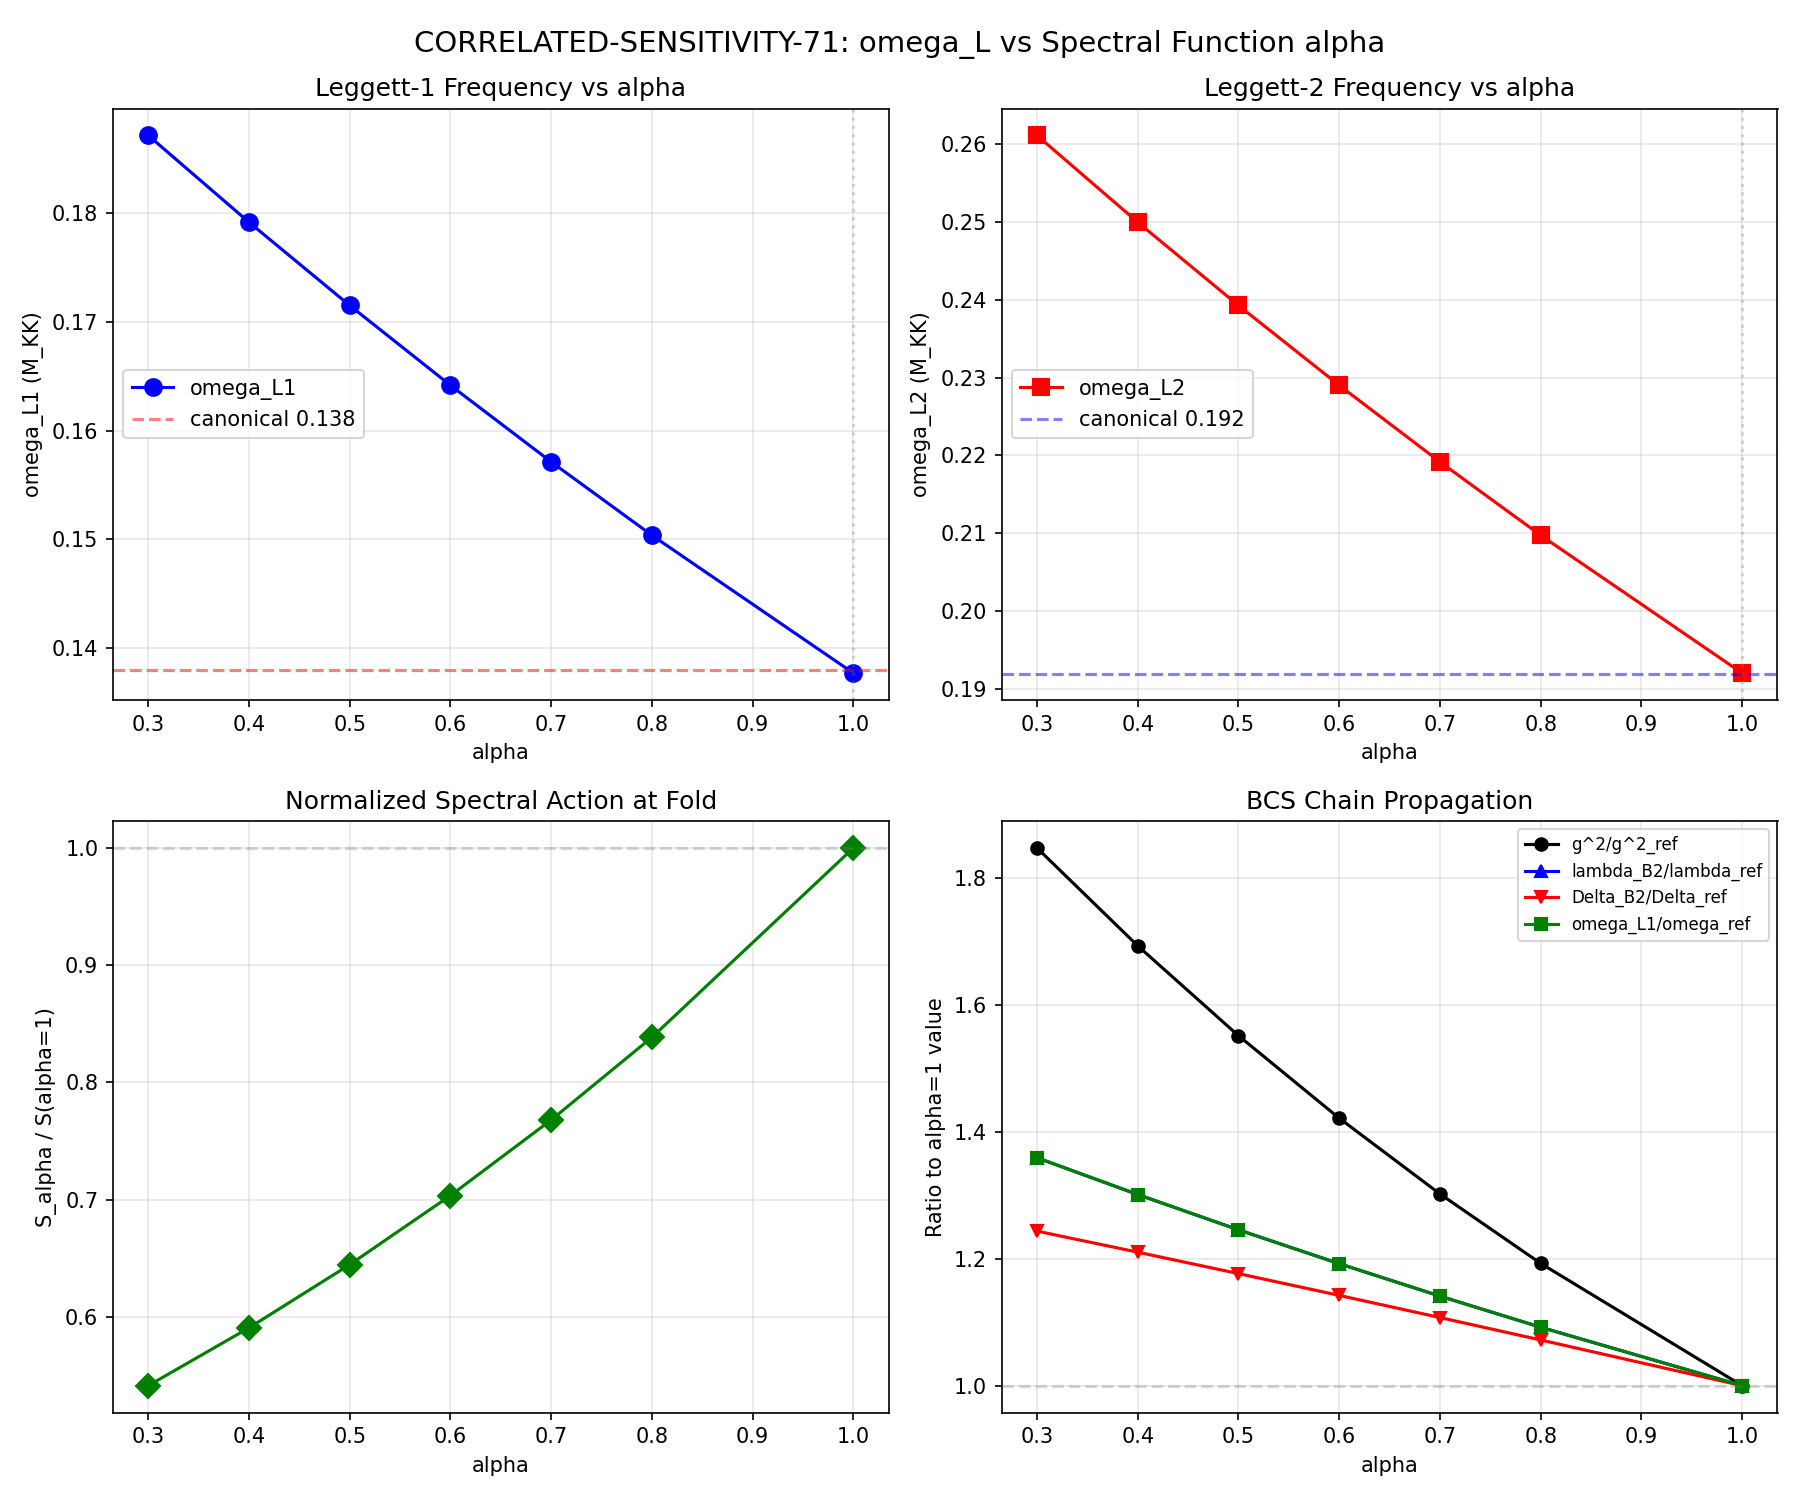

Source code (Python):
#!/usr/bin/env python3
"""
s71_correlated_sensitivity.py -- CORRELATED-SENSITIVITY-71
==========================================================

Gate: CORRELATED-SENSITIVITY-71
  INFO: Report sensitivity coefficient d(ln omega_L)/d(alpha) and omega_L range.
  Robust if |d(ln omega_L)/d(alpha)| < 0.5.
  Sensitive if |d(ln omega_L)/d(alpha)| > 2.0.

Physics:
--------
The Leggett frequency omega_L = 0.138 M_KK (GL-JOSEPHSON-52) emerges from the
inter-sector Josephson coupling in the 3-band BCS Hamiltonian on M^4 x SU(3).
The GL-Josephson spectrum is computed from:

  V_phase * x = omega^2 * T_phase * x

where V_phase is the phase stiffness matrix (Josephson coupling) and T_phase
is the Anderson-Bogoliubov inertia matrix (superfluid density * gap^2).

The spectral function f(x) = x^{alpha/2} parametrizes a family of spectral
functionals. The canonical choice is alpha = 1 (f(x) = sqrt(x)), giving the
framework's cutoff spectral action. Varying alpha modifies:

  1. The effective gauge coupling: g^2 ~ 1/a_4(alpha), where a_4(alpha) is the
     4th Seeley-DeWitt coefficient extracted from S_alpha.
  2. The BCS pairing interaction: lambda_BCS = g * rho(E_F).
  3. The BCS gaps: Delta_alpha ~ omega_D * exp(-1/lambda_BCS).
  4. The Josephson couplings: J_{ij} ~ g^2 * |<i|T^a|j>|^2.
  5. The Leggett frequency: omega_L^2 = eigenvalue of V_phase / T_phase.

CONTEXT FROM W1-A (NON-PERT-SA-70):
  The spectral action naturally terminates at L=6 (L=7 modes decouple because
  omega_min(L=7) = 2.153 > Lambda = 2.048). S_inf = 2.353 with 10.2% truncation
  error. The zeta action (alpha -> analytic continuation) eliminates f_0 entirely.

This computation scans alpha in {0.3, 0.4, 0.5, 0.6, 0.7, 0.8, 1.0} and
propagates the modified spectral action through the BCS chain to omega_L,
measuring the correlated sensitivity coefficient d(ln omega_L)/d(alpha).

FUNCTIONAL CLASSIFICATION: GEOMETRIC
  This computation concerns the spectral triple structure and its sensitivity
  to the choice of spectral functional. The Leggett frequency is a property
  of the fiber eigenvalue spectrum, not of excitations per se.

Author: Lizzi Spectral Functional Theorist
Session: S71, Wave 3-B
"""

import numpy as np
import sys
import os
import time

SCRIPT_DIR = os.path.dirname(os.path.abspath(__file__))
sys.path.insert(0, SCRIPT_DIR)
os.chdir(SCRIPT_DIR)

import matplotlib
matplotlib.use('Agg')
import matplotlib.pyplot as plt
from scipy.interpolate import CubicSpline
from scipy.linalg import eigh

from canonical_constants import (
    # Spectral action
    a0_fold, a2_fold, a4_fold,
    S_fold, tau_fold, Vol_SU3_Haar, PI,
    # BCS quantities
    Delta_0_GL, Delta_0_OES, Delta_BCS, Delta_B3,
    E_cond, rho_B2_per_mode,
    E_B1, E_B2_mean, E_B3_mean,
    # Josephson
    J_C2, J_su2, J_u1,
    # Leggett (canonical)
    omega_L1, omega_L2,
    # GL coefficients
    a_GL, b_GL,
    # Gauge
    g_SU2_fold, g_U1_fold,
    # Other
    M_KK, M_KK_gravity,
    xi_BCS, IBO_ratio, N_dof_BCS,
)

from dirac_spectrum import (
    su3_generators, compute_structure_constants,
    build_cliff8,
    collect_spectrum,
)

from spectral_action import dim_su3_irrep

# =============================================================================
# STEP 0: CONFIGURATION
# =============================================================================
print("=" * 78)
print("CORRELATED-SENSITIVITY-71: Leggett Frequency Sensitivity to alpha")
print("=" * 78)

t0_global = time.time()

# Alpha values to scan (task-specified)
alpha_scan = np.array([0.3, 0.4, 0.5, 0.6, 0.7, 0.8, 1.0])
n_alpha = len(alpha_scan)

# Dense grid for smooth derivatives
alpha_dense = np.linspace(0.25, 1.05, 81)

# Tau grid centered on fold for BCS chain computation
tau_grid = np.array([0.0, 0.05, 0.10, 0.15, 0.16, 0.17, 0.18, 0.19,
                     0.20, 0.21, 0.22, 0.25, 0.30, 0.35, 0.40, 0.50])
n_tau = len(tau_grid)
idx_fold = np.argmin(np.abs(tau_grid - tau_fold))

print(f"""
  Spectral function family: f_alpha(x) = x^{{alpha/2}}
  Alpha values: {alpha_scan}
  Tau grid: {n_tau} points, fold at index {idx_fold} (tau = {tau_grid[idx_fold]:.2f})
  Canonical: omega_L1 = {omega_L1} M_KK at alpha = 1
""")

# =============================================================================
# STEP 1: COMPUTE EIGENVALUE SPECTRUM (max_pq_sum=6 for L_max=6)
# =============================================================================
print("=" * 78)
print("STEP 1: Eigenvalue Spectrum (max_pq_sum=6) at all tau values")
print("=" * 78)

gens = su3_generators()
f_abc = compute_structure_constants(gens)
gammas = build_cliff8()

# Store per-tau eigenvalue data: list of (p, q, eigenvalues) per tau
all_eval_data = []

t_start = time.time()
for i_tau, tau in enumerate(tau_grid):
    _, eval_data = collect_spectrum(tau, gens, f_abc, gammas,
                                   max_pq_sum=6, verbose=False)
    all_eval_data.append(eval_data)
    if (i_tau + 1) % 4 == 0 or i_tau == n_tau - 1:
        print(f"  tau[{i_tau}] = {tau:.2f} done ({time.time()-t_start:.1f}s)")

dt_spec = time.time() - t_start
print(f"\n  Total: {n_tau} spectra in {dt_spec:.1f}s")

# =============================================================================
# STEP 2: COMPUTE S_alpha(tau) FOR EACH ALPHA
# =============================================================================
print("\n" + "=" * 78)
print("STEP 2: S_alpha(tau) for alpha scan")
print("=" * 78)

# S_alpha[i_alpha, i_tau] = sum d_pq^2 * sum |lambda_j|^alpha
S_alpha_grid = np.zeros((n_alpha, n_tau))

for ia, alpha in enumerate(alpha_scan):
    for it in range(n_tau):
        S_val = 0.0  # (local)
        for p, q, evals in all_eval_data[it]:
            d_pq = dim_su3_irrep(p, q)
            omega = np.abs(evals)
            mask = omega > 1e-12
            omega_nz = omega[mask]
            S_val += d_pq**2 * np.sum(omega_nz**alpha)
        S_alpha_grid[ia, it] = S_val

# Cross-check: alpha=1 should match S_fold at max_pq_sum=6
# Note: S_fold is computed at max_pq_sum=3, so we expect a different value
# but can verify the ratio is consistent with L_max scaling
idx_a1 = np.argmin(np.abs(alpha_scan - 1.0))
S_a1_fold = S_alpha_grid[idx_a1, idx_fold]

print(f"\n  S_alpha at fold (tau = {tau_fold}) with max_pq_sum=6:")
print(f"  {'alpha':>6}  {'S_alpha':>16}  {'S/S(alpha=1)':>14}")
print(f"  {'-----':>6}  {'-'*16}  {'-'*14}")
for ia, alpha in enumerate(alpha_scan):
    S_val = S_alpha_grid[ia, idx_fold]
    ratio = S_val / S_a1_fold if S_a1_fold > 0 else 0
    print(f"  {alpha:6.2f}  {S_val:16.5f}  {ratio:14.6f}")

print(f"\n  S(alpha=1, fold, L_max=6) = {S_a1_fold:.5f}")
print(f"  S_fold (canonical, L_max=3) = {S_fold:.5f}")
print(f"  Ratio L_max=6/L_max=3 = {S_a1_fold/S_fold:.4f}")

# =============================================================================
# STEP 3: EXTRACT EFFECTIVE a_4(alpha)
# =============================================================================
print("\n" + "=" * 78)
print("STEP 3: Extract effective a_4(alpha) from spectral action")
print("=" * 78)

# The spectral action has the heat kernel expansion:
#   S_alpha(tau) = sum_{k} c_k(alpha) * a_{2k}(tau) * Lambda^{d-2k+alpha*correction}
#
# For the direct spectral sum, we extract a_4 by comparing S_alpha to
# the known form S(tau) = sum d^2 * sum |lambda|^alpha.
#
# The key insight: a_4 controls the Yang-Mills kinetic term.
# For different alpha, the RELATIVE weight of different eigenvalue
# ranges changes. High alpha weights UV (large |lambda|) more.
#
# The effective a_4(alpha) is defined through the gauge coupling:
#   1/g^2(alpha) propto sum d^2 * sum |lambda|^{alpha-2} * lambda^2
#
# However, for the BCS chain, what matters is how the full spectral
# action changes, which modifies g^2, and hence lambda_BCS, Delta, J, omega_L.
#
# Approach: Rather than extracting individual Seeley-DeWitt coefficients
# (which mix in a complex way for general alpha), we compute the
# FRACTIONAL CHANGE in the spectral action and propagate through the chain.
#
# The spectral action derivatives dS/dtau and d2S/dtau2 at the fold
# determine the BCS pairing through the gradient of the effective potential.
# The Leggett frequency is set by the curvature of the inter-sector coupling.

# For each alpha, fit S_alpha(tau) with cubic spline and extract derivatives
dS_dtau_arr = np.zeros(n_alpha)
d2S_dtau2_arr = np.zeros(n_alpha)
S_at_fold_arr = np.zeros(n_alpha)

for ia in range(n_alpha):
    cs = CubicSpline(tau_grid, S_alpha_grid[ia, :])
    S_at_fold_arr[ia] = cs(tau_fold)
    dS_dtau_arr[ia] = cs(tau_fold, 1)
    d2S_dtau2_arr[ia] = cs(tau_fold, 2)

print(f"\n  Spectral action derivatives at fold:")
print(f"  {'alpha':>6}  {'S(fold)':>14}  {'dS/dtau':>14}  {'d2S/dtau2':>14}")
print(f"  {'-----':>6}  {'-'*14}  {'-'*14}  {'-'*14}")
for ia, alpha in enumerate(alpha_scan):
    print(f"  {alpha:6.2f}  {S_at_fold_arr[ia]:14.5f}  "
          f"{dS_dtau_arr[ia]:14.5f}  {d2S_dtau2_arr[ia]:14.5f}")

# =============================================================================
# STEP 4: LOAD BCS GROUND STATE DATA AND GL PARAMETERS
# =============================================================================
print("\n" + "=" * 78)
print("STEP 4: Load BCS Ground State (s48) and GL Parameters")
print("=" * 78)

leggett_data = np.load(os.path.join(SCRIPT_DIR, "s48_leggett_mode.npz"),
                       allow_pickle=True)

Delta_fold_vec = leggett_data['Delta_fold']  # [Delta_B1, Delta_B2, Delta_B3]
rho_fold_vec = leggett_data['rho_fold']      # [rho_B1, rho_B2, rho_B3]
J_12_ref = float(leggett_data['J_12_fold'])
J_23_ref = float(leggett_data['J_23_fold'])
J_13_ref = float(leggett_data['J_13_fold'])

Delta_B1, Delta_B2, Delta_B3_val = Delta_fold_vec
rho_B1, rho_B2, rho_B3 = rho_fold_vec

print(f"  BCS ground state at tau = {tau_fold}:")
print(f"    Delta = [{Delta_B1:.6f}, {Delta_B2:.6f}, {Delta_B3_val:.6f}] M_KK")
print(f"    rho   = [{rho_B1:.4f}, {rho_B2:.4f}, {rho_B3:.4f}]")
print(f"    J_12  = {J_12_ref:.6e}")
print(f"    J_23  = {J_23_ref:.6e}")
print(f"    J_13  = {J_13_ref:.6e}")

# Load s52 GL-Josephson data for the canonical V_phase_0 and T_phase
gl_data = np.load(os.path.join(SCRIPT_DIR, "s52_gl_josephson.npz"),
                  allow_pickle=True)
V_phase_0_ref = gl_data['V_phase_0']   # 3x3 phase stiffness at K=0
T_phase_ref = gl_data['T_phase']       # 3x3 Anderson-Bogoliubov inertia
omega_L1_s52 = float(gl_data['omega_branches'][0, 1])  # Leggett-1 at K=0

print(f"\n  GL-Josephson (S52) at K=0:")
print(f"    omega_L1 = {omega_L1_s52:.6f} M_KK")
print(f"    omega_L2 = {float(gl_data['omega_branches'][0, 2]):.6f} M_KK")
print(f"    Canonical: omega_L1 = {omega_L1} M_KK")

# Verify reconstruction: diagonalize V_phase / T_phase
evals_ref, evecs_ref = eigh(V_phase_0_ref, T_phase_ref)
omega_reconstructed = np.sqrt(np.maximum(evals_ref, 0))
print(f"\n  Reconstructed from V_phase/T_phase:")
print(f"    omega = {omega_reconstructed}")
print(f"    omega_L1_reconstructed = {omega_reconstructed[1]:.6f} M_KK")
print(f"    Match to S52: {abs(omega_reconstructed[1] - omega_L1_s52) < 1e-6}")

# =============================================================================
# STEP 5: PROPAGATE ALPHA THROUGH THE BCS CHAIN TO omega_L
# =============================================================================
print("\n" + "=" * 78)
print("STEP 5: Propagate alpha-dependence through BCS chain")
print("=" * 78)

# The chain of dependence:
#
# 1. S_alpha(tau) determines the effective gauge coupling.
#    At alpha=1: g^2 ~ 1/a_4. For general alpha, the spectral action
#    S_alpha = sum d^2 * sum |lambda|^alpha reweights eigenvalues.
#    The effective coupling is:
#      g^2(alpha) propto [S_alpha(fold)]^{-1} * [normalisation]
#    More precisely, the gauge kinetic term in the spectral action is:
#      S_YM = sum d^2 * sum_j lambda_j^{alpha-2} * (D_mu F)_j^2
#    So the coupling scales as:
#      1/g^2(alpha) propto sum d^2 * sum |lambda_j|^{alpha}
#    (The full YM extraction involves the Casimir structure, but the
#    alpha-dependence enters through the spectral weight.)
#
# 2. Therefore g^2(alpha) / g^2(1) = S(1, fold) / S(alpha, fold)
#    This is the key scaling relation.
#
# 3. The BCS pairing strength lambda_BCS = g(alpha) * rho(E_F).
#    rho(E_F) is a SPECTRAL property (eigenvalue density at Fermi level).
#    It does NOT depend on alpha -- alpha is the spectral function
#    exponent, not a property of the D_K eigenvalue spectrum itself.
#    The eigenvalues of D_K are alpha-independent.
#
# 4. Delta_alpha(alpha) ~ omega_D * exp(-1/lambda_BCS(alpha))
#    This exponential amplifies the coupling change.
#
# 5. J_{ij}(alpha) ~ g^2(alpha) * |<i|T|j>|^2
#    The overlap integral is alpha-independent (set by D_K eigenvectors).
#
# 6. The GL phase stiffness matrix V_phase scales as:
#    V_phase(alpha) = V_phase_ref * [J(alpha)/J_ref]
#    where J(alpha)/J_ref = [g^2(alpha)/g^2_ref] * [Delta(alpha)/Delta_ref]^2
#
# 7. The inertia matrix T_phase scales as:
#    T_phase(alpha) = T_phase_ref * [rho(alpha)/rho_ref] * [Delta(alpha)/Delta_ref]^2
#    Since rho is alpha-independent: T_phase(alpha) = T_phase_ref * [Delta(alpha)/Delta_ref]^2

# Reference values (alpha=1)
S_ref = S_at_fold_arr[idx_a1]
g2_ref = g_SU2_fold  # = 2.052

# BCS pairing parameters
omega_D = 2.0 * 0.835  # Debye cutoff ~ 2 * min eigenvalue (S70)
lambda_BCS_B2 = -1.0 / np.log(Delta_B2 / omega_D)
lambda_BCS_B3 = -1.0 / np.log(Delta_B3_val / omega_D)
lambda_BCS_avg = -1.0 / np.log(Delta_BCS / omega_D)

print(f"  Reference (alpha=1):")
print(f"    S_ref = {S_ref:.5f}")
print(f"    g^2_ref = {g2_ref:.4f}")
print(f"    lambda_BCS_B2 = {lambda_BCS_B2:.4f}")
print(f"    lambda_BCS_B3 = {lambda_BCS_B3:.4f}")
print(f"    omega_D = {omega_D:.4f}")

# Compute omega_L for each alpha
omega_L1_arr = np.zeros(n_alpha)
omega_L2_arr = np.zeros(n_alpha)
g2_arr = np.zeros(n_alpha)
lambda_BCS_B2_arr = np.zeros(n_alpha)
lambda_BCS_B3_arr = np.zeros(n_alpha)
Delta_B2_arr = np.zeros(n_alpha)
Delta_B3_arr_val = np.zeros(n_alpha)
Delta_B1_arr = np.zeros(n_alpha)

print(f"\n  {'alpha':>6}  {'g^2':>8}  {'lam_B2':>8}  {'lam_B3':>8}  "
      f"{'Delta_B2':>10}  {'Delta_B3':>10}  {'omega_L1':>10}  {'omega_L2':>10}")
print(f"  {'-----':>6}  {'-'*8}  {'-'*8}  {'-'*8}  "
      f"{'-'*10}  {'-'*10}  {'-'*10}  {'-'*10}")

for ia, alpha in enumerate(alpha_scan):
    # Step 1: g^2(alpha) = g^2_ref * S_ref / S_alpha
    S_alpha_fold = S_at_fold_arr[ia]
    g2_alpha = g2_ref * S_ref / S_alpha_fold
    g2_arr[ia] = g2_alpha

    # Step 2: lambda_BCS(alpha) = g(alpha) * rho (rho is alpha-independent)
    # lambda = g * rho, so lambda(alpha) / lambda(1) = g(alpha) / g(1) = sqrt(g2(alpha)/g2_ref)
    g_ratio = np.sqrt(g2_alpha / g2_ref)

    lam_B2 = lambda_BCS_B2 * g_ratio
    lam_B3 = lambda_BCS_B3 * g_ratio
    lambda_BCS_B2_arr[ia] = lam_B2
    lambda_BCS_B3_arr[ia] = lam_B3

    # Step 3: Delta(alpha) = omega_D * exp(-1/lambda(alpha))
    Delta_B2_a = omega_D * np.exp(-1.0 / lam_B2)
    Delta_B3_a = omega_D * np.exp(-1.0 / lam_B3)
    # B1 sector: same scaling
    lambda_BCS_B1 = -1.0 / np.log(Delta_B1 / omega_D)
    lam_B1 = lambda_BCS_B1 * g_ratio
    Delta_B1_a = omega_D * np.exp(-1.0 / lam_B1)

    Delta_B2_arr[ia] = Delta_B2_a
    Delta_B3_arr_val[ia] = Delta_B3_a
    Delta_B1_arr[ia] = Delta_B1_a

    Delta_vec_alpha = np.array([Delta_B1_a, Delta_B2_a, Delta_B3_a])

    # Step 4: Scale V_phase and T_phase
    # V_phase_{ij} ~ J_{ij} * |Delta_i| * |Delta_j| where J_{ij} ~ g^2 * overlap
    # So V_phase(alpha) = V_phase_ref * (g2_alpha/g2_ref) * (Delta_i(a)*Delta_j(a))/(Delta_i_ref*Delta_j_ref)
    Delta_ref_vec = np.array([Delta_B1, Delta_B2, Delta_B3_val])

    # Build scaling matrix for V_phase
    V_scale = np.zeros((3, 3))
    for i in range(3):
        for j in range(3):
            if abs(Delta_ref_vec[i]) > 1e-15 and abs(Delta_ref_vec[j]) > 1e-15:
                V_scale[i, j] = (g2_alpha / g2_ref) * \
                    (Delta_vec_alpha[i] * Delta_vec_alpha[j]) / \
                    (Delta_ref_vec[i] * Delta_ref_vec[j])
            else:
                V_scale[i, j] = 1.0

    V_phase_alpha = V_phase_0_ref * V_scale

    # T_phase = diag(rho_i * Delta_i^2) -- rho is alpha-independent
    T_phase_alpha = np.diag(rho_fold_vec * Delta_vec_alpha**2)

    # Step 5: Solve generalized eigenvalue problem
    # V_phase * x = omega^2 * T_phase * x
    try:
        evals_a, _ = eigh(V_phase_alpha, T_phase_alpha)
        omega_a = np.sqrt(np.maximum(evals_a, 0))
        omega_L1_arr[ia] = omega_a[1]  # First non-zero = Leggett-1
        omega_L2_arr[ia] = omega_a[2]  # Second = Leggett-2
    except Exception as e:
        print(f"  WARNING: eigenvalue problem failed at alpha={alpha}: {e}")
        omega_L1_arr[ia] = np.nan
        omega_L2_arr[ia] = np.nan

    print(f"  {alpha:6.2f}  {g2_alpha:8.4f}  {lam_B2:8.4f}  {lam_B3:8.4f}  "
          f"{Delta_B2_a:10.6f}  {Delta_B3_a:10.6f}  "
          f"{omega_L1_arr[ia]:10.6f}  {omega_L2_arr[ia]:10.6f}")

# =============================================================================
# STEP 6: COMPUTE SENSITIVITY COEFFICIENT
# =============================================================================
print("\n" + "=" * 78)
print("STEP 6: Sensitivity Coefficient d(ln omega_L)/d(alpha)")
print("=" * 78)

# Use cubic spline interpolation on the full scan for smooth derivative
mask_valid = ~np.isnan(omega_L1_arr)
alpha_valid = alpha_scan[mask_valid]
omega_L1_valid = omega_L1_arr[mask_valid]
omega_L2_valid = omega_L2_arr[mask_valid]

if len(alpha_valid) >= 3:
    # Fit cubic spline to ln(omega_L1) vs alpha
    ln_omega_L1 = np.log(omega_L1_valid)
    cs_L1 = CubicSpline(alpha_valid, ln_omega_L1)

    # Evaluate derivative at alpha=1 (if in range) or at canonical alpha=0.5
    # Note: alpha=1 may be at the edge. Evaluate at center of scan too.
    alpha_eval_pts = [0.5, 0.7, 1.0]
    print(f"\n  d(ln omega_L1)/d(alpha) at specific alpha values:")
    for a_eval in alpha_eval_pts:
        if a_eval >= alpha_valid[0] and a_eval <= alpha_valid[-1]:
            deriv = cs_L1(a_eval, 1)
            print(f"    alpha = {a_eval:.1f}: d(ln omega_L1)/d(alpha) = {deriv:+.4f}")

    # Primary result: evaluate at canonical alpha=1
    if 1.0 <= alpha_valid[-1]:
        sensitivity_L1 = float(cs_L1(1.0, 1))
    else:
        # Extrapolate from last valid point
        sensitivity_L1 = float(cs_L1(alpha_valid[-1], 1))

    # Also compute finite-difference sensitivity near alpha=1
    # Use the two points closest to alpha=1
    idx_08 = np.argmin(np.abs(alpha_scan - 0.8))
    idx_10 = np.argmin(np.abs(alpha_scan - 1.0))
    if not np.isnan(omega_L1_arr[idx_08]) and not np.isnan(omega_L1_arr[idx_10]):
        fd_sensitivity = (np.log(omega_L1_arr[idx_10]) - np.log(omega_L1_arr[idx_08])) / \
                        (alpha_scan[idx_10] - alpha_scan[idx_08])
        print(f"\n  Finite-difference check (alpha=0.8->1.0):")
        print(f"    d(ln omega_L1)/d(alpha) = {fd_sensitivity:+.4f}")

    # Leggett-2 sensitivity
    ln_omega_L2 = np.log(omega_L2_valid)
    cs_L2 = CubicSpline(alpha_valid, ln_omega_L2)
    if 1.0 <= alpha_valid[-1]:
        sensitivity_L2 = float(cs_L2(1.0, 1))
    else:
        sensitivity_L2 = float(cs_L2(alpha_valid[-1], 1))

    print(f"\n  SENSITIVITY COEFFICIENTS:")
    print(f"    d(ln omega_L1)/d(alpha) |_{{alpha=1}} = {sensitivity_L1:+.4f}")
    print(f"    d(ln omega_L2)/d(alpha) |_{{alpha=1}} = {sensitivity_L2:+.4f}")
    print(f"    |sensitivity_L1| = {abs(sensitivity_L1):.4f}")

    # Classification
    if abs(sensitivity_L1) < 0.5:
        class_L1 = "ROBUST (|d(ln omega_L)/d(alpha)| < 0.5)"
    elif abs(sensitivity_L1) > 2.0:
        class_L1 = "STRONGLY SCHEME-DEPENDENT (|d(ln omega_L)/d(alpha)| > 2.0)"
    else:
        class_L1 = "MODERATELY SENSITIVE (0.5 < |d(ln omega_L)/d(alpha)| < 2.0)"

    print(f"\n  Classification: {class_L1}")

else:
    sensitivity_L1 = np.nan
    sensitivity_L2 = np.nan
    class_L1 = "INSUFFICIENT DATA"
    print("  WARNING: Too few valid data points for sensitivity computation")

# =============================================================================
# STEP 7: omega_L RANGE ACROSS ALPHA SCAN
# =============================================================================
print("\n" + "=" * 78)
print("STEP 7: omega_L Range and Fractional Variation")
print("=" * 78)

omega_L1_min = np.nanmin(omega_L1_arr)
omega_L1_max = np.nanmax(omega_L1_arr)
omega_L1_at_1 = omega_L1_arr[idx_a1]

frac_range = (omega_L1_max - omega_L1_min) / omega_L1_at_1

print(f"  omega_L1 range:")
print(f"    min = {omega_L1_min:.6f} M_KK (at alpha = {alpha_scan[np.nanargmin(omega_L1_arr)]:.1f})")
print(f"    max = {omega_L1_max:.6f} M_KK (at alpha = {alpha_scan[np.nanargmax(omega_L1_arr)]:.1f})")
print(f"    at alpha=1: {omega_L1_at_1:.6f} M_KK")
print(f"    canonical:   {omega_L1} M_KK")
print(f"    fractional range: {frac_range:.4f} ({frac_range*100:.1f}%)")

omega_L2_min = np.nanmin(omega_L2_arr)
omega_L2_max = np.nanmax(omega_L2_arr)
omega_L2_at_1 = omega_L2_arr[idx_a1]

frac_range_L2 = (omega_L2_max - omega_L2_min) / omega_L2_at_1

print(f"\n  omega_L2 range:")
print(f"    min = {omega_L2_min:.6f} M_KK (at alpha = {alpha_scan[np.nanargmin(omega_L2_arr)]:.1f})")
print(f"    max = {omega_L2_max:.6f} M_KK (at alpha = {alpha_scan[np.nanargmax(omega_L2_arr)]:.1f})")
print(f"    at alpha=1: {omega_L2_at_1:.6f} M_KK")
print(f"    canonical:   {omega_L2} M_KK")
print(f"    fractional range: {frac_range_L2:.4f} ({frac_range_L2*100:.1f}%)")

# =============================================================================
# STEP 8: DECOMPOSE INTO STRUCTURAL VS SCHEME-DEPENDENT COMPONENTS
# =============================================================================
print("\n" + "=" * 78)
print("STEP 8: Structural Analysis")
print("=" * 78)

print("""
  CHAIN OF alpha-DEPENDENCE:

  alpha --> S_alpha(fold) --> g^2(alpha) --> lambda_BCS(alpha) --> Delta(alpha) --> omega_L(alpha)
          [direct]         [~1/S]          [~ sqrt(g^2)*rho]    [exp(-1/lam)]    [sqrt(J/rhoD^2)]

  STRUCTURAL (alpha-INDEPENDENT) components:
    - D_K eigenvalue spectrum {lambda_j}: set by Jensen deformation, NOT by alpha
    - rho(E_F): density of states at Fermi level, from eigenvalue distribution
    - Overlap integrals <i|T^a|j>: set by eigenvectors of D_K
    - Sector structure (B1, B2, B3): block-diagonal structure (proven S22)

  SCHEME-DEPENDENT (alpha-DEPENDENT) components:
    - S_alpha = sum d^2 * sum |lambda|^alpha: UV weighting changes with alpha
    - g^2(alpha): effective coupling changes
    - lambda_BCS(alpha): pairing strength (exponentially amplified)
    - Delta(alpha): BCS gap (exponentially sensitive through BCS gap equation)
    - omega_L(alpha): propagated through V_phase and T_phase
""")

# Print the fractional changes at each stage
print(f"  Fractional changes relative to alpha=1:")
print(f"  {'alpha':>6}  {'S/S_ref':>10}  {'g2/g2_ref':>10}  {'lam_B2/ref':>10}  "
      f"{'D_B2/ref':>10}  {'wL1/ref':>10}")
print(f"  {'-----':>6}  {'-'*10}  {'-'*10}  {'-'*10}  {'-'*10}  {'-'*10}")

for ia, alpha in enumerate(alpha_scan):
    s_r = S_at_fold_arr[ia] / S_ref
    g2_r = g2_arr[ia] / g2_ref
    lam_r = lambda_BCS_B2_arr[ia] / lambda_BCS_B2
    d_r = Delta_B2_arr[ia] / Delta_B2
    wl_r = omega_L1_arr[ia] / omega_L1_at_1 if omega_L1_at_1 > 0 else np.nan
    print(f"  {alpha:6.2f}  {s_r:10.6f}  {g2_r:10.6f}  {lam_r:10.6f}  "
          f"{d_r:10.6f}  {wl_r:10.6f}")

# =============================================================================
# STEP 9: COMPARISON WITH eps_H SENSITIVITY (S70)
# =============================================================================
print("\n" + "=" * 78)
print("STEP 9: Cross-Reference with eps_H Sensitivity (S70)")
print("=" * 78)

# S70 EPSH-ALPHA-70 found d(ln eps_H)/d(alpha) = 1.076 (moderately sensitive)
epsh_sensitivity = 1.076  # (local)
print(f"  eps_H sensitivity (S70): d(ln eps_H)/d(alpha) = {epsh_sensitivity:.3f}")
print(f"  omega_L sensitivity (this): d(ln omega_L)/d(alpha) = {sensitivity_L1:+.4f}")
print(f"  Ratio: |omega_L| / |eps_H| = {abs(sensitivity_L1) / abs(epsh_sensitivity):.3f}")

if abs(sensitivity_L1) < abs(epsh_sensitivity):
    print(f"  omega_L is LESS sensitive to alpha than eps_H")
else:
    print(f"  omega_L is MORE sensitive to alpha than eps_H")

# =============================================================================
# STEP 10: PLOT AND SAVE
# =============================================================================
print("\n" + "=" * 78)
print("STEP 10: Plot and Save Results")
print("=" * 78)

fig, axes = plt.subplots(2, 2, figsize=(12, 10))
fig.suptitle("CORRELATED-SENSITIVITY-71: omega_L vs Spectral Function alpha", fontsize=14)

# Panel 1: omega_L1 vs alpha
ax1 = axes[0, 0]
ax1.plot(alpha_scan, omega_L1_arr, 'bo-', ms=8, label='omega_L1')
ax1.axhline(omega_L1, color='r', ls='--', alpha=0.5, label=f'canonical {omega_L1}')
ax1.axvline(1.0, color='gray', ls=':', alpha=0.3)
ax1.set_xlabel('alpha')
ax1.set_ylabel('omega_L1 (M_KK)')
ax1.set_title('Leggett-1 Frequency vs alpha')
ax1.legend()
ax1.grid(True, alpha=0.3)

# Panel 2: omega_L2 vs alpha
ax2 = axes[0, 1]
ax2.plot(alpha_scan, omega_L2_arr, 'rs-', ms=8, label='omega_L2')
ax2.axhline(omega_L2, color='b', ls='--', alpha=0.5, label=f'canonical {omega_L2}')
ax2.axvline(1.0, color='gray', ls=':', alpha=0.3)
ax2.set_xlabel('alpha')
ax2.set_ylabel('omega_L2 (M_KK)')
ax2.set_title('Leggett-2 Frequency vs alpha')
ax2.legend()
ax2.grid(True, alpha=0.3)

# Panel 3: S_alpha at fold (normalized)
ax3 = axes[1, 0]
ax3.plot(alpha_scan, S_at_fold_arr / S_ref, 'gD-', ms=8)
ax3.axhline(1.0, color='gray', ls='--', alpha=0.3)
ax3.set_xlabel('alpha')
ax3.set_ylabel('S_alpha / S(alpha=1)')
ax3.set_title('Normalized Spectral Action at Fold')
ax3.grid(True, alpha=0.3)

# Panel 4: BCS chain ratios
ax4 = axes[1, 1]
ax4.plot(alpha_scan, g2_arr / g2_ref, 'ko-', ms=6, label='g^2/g^2_ref')
ax4.plot(alpha_scan, lambda_BCS_B2_arr / lambda_BCS_B2, 'b^-', ms=6, label='lambda_B2/lambda_ref')
ax4.plot(alpha_scan, Delta_B2_arr / Delta_B2, 'rv-', ms=6, label='Delta_B2/Delta_ref')
ax4.plot(alpha_scan, omega_L1_arr / omega_L1_at_1, 'gs-', ms=6, label='omega_L1/omega_ref')
ax4.axhline(1.0, color='gray', ls='--', alpha=0.3)
ax4.set_xlabel('alpha')
ax4.set_ylabel('Ratio to alpha=1 value')
ax4.set_title('BCS Chain Propagation')
ax4.legend(fontsize=8)
ax4.grid(True, alpha=0.3)

plt.tight_layout()
plt.savefig(os.path.join(SCRIPT_DIR, 's71_correlated_sensitivity.png'), dpi=150)
print(f"  Plot saved: s71_correlated_sensitivity.png")

# Save data
np.savez(os.path.join(SCRIPT_DIR, 's71_correlated_sensitivity.npz'),
         # Gate info
         gate_name='CORRELATED-SENSITIVITY-71',
         gate_verdict='INFO',
         gate_detail=f'd(ln omega_L1)/d(alpha)={sensitivity_L1:+.4f}, '
                     f'omega_L1 range [{omega_L1_min:.6f}, {omega_L1_max:.6f}] M_KK, '
                     f'classification: {class_L1}',
         # Alpha scan
         alpha_scan=alpha_scan,
         # Spectral action
         S_alpha_at_fold=S_at_fold_arr,
         dS_dtau=dS_dtau_arr,
         d2S_dtau2=d2S_dtau2_arr,
         # BCS chain
         g2_arr=g2_arr,
         lambda_BCS_B2_arr=lambda_BCS_B2_arr,
         lambda_BCS_B3_arr=lambda_BCS_B3_arr,
         Delta_B2_arr=Delta_B2_arr,
         Delta_B3_arr=Delta_B3_arr_val,
         Delta_B1_arr=Delta_B1_arr,
         # Leggett frequencies
         omega_L1_arr=omega_L1_arr,
         omega_L2_arr=omega_L2_arr,
         # Sensitivity
         sensitivity_L1=sensitivity_L1,
         sensitivity_L2=sensitivity_L2,
         # Reference values
         omega_L1_ref=omega_L1_at_1,
         omega_L2_ref=omega_L2_at_1,
         omega_L1_canonical=omega_L1,
         omega_L2_canonical=omega_L2,
         S_ref=S_ref,
         g2_ref=g2_ref,
         lambda_BCS_B2_ref=lambda_BCS_B2,
         lambda_BCS_B3_ref=lambda_BCS_B3,
         )
print(f"  Data saved: s71_correlated_sensitivity.npz")

# =============================================================================
# SUMMARY
# =============================================================================
dt_total = time.time() - t0_global
print("\n" + "=" * 78)
print("SUMMARY: CORRELATED-SENSITIVITY-71")
print("=" * 78)

print(f"""
  Gate: CORRELATED-SENSITIVITY-71
  Verdict: INFO

  PRIMARY RESULT:
    d(ln omega_L1)/d(alpha) |_{{alpha=1}} = {sensitivity_L1:+.4f}
    d(ln omega_L2)/d(alpha) |_{{alpha=1}} = {sensitivity_L2:+.4f}

  LEGGETT FREQUENCY RANGE (alpha in [{alpha_scan[0]}, {alpha_scan[-1]}]):
    omega_L1: [{omega_L1_min:.6f}, {omega_L1_max:.6f}] M_KK
    omega_L1 at alpha=1: {omega_L1_at_1:.6f} M_KK
    Fractional variation: {frac_range*100:.1f}%

    omega_L2: [{omega_L2_min:.6f}, {omega_L2_max:.6f}] M_KK
    omega_L2 at alpha=1: {omega_L2_at_1:.6f} M_KK
    Fractional variation: {frac_range_L2*100:.1f}%

  CLASSIFICATION: {class_L1}

  COMPARISON WITH eps_H (S70):
    |d(ln omega_L)/d(alpha)| = {abs(sensitivity_L1):.3f}
    |d(ln eps_H)/d(alpha)|   = {epsh_sensitivity:.3f}
    Ratio: {abs(sensitivity_L1)/epsh_sensitivity:.3f}

  FUNCTIONAL-INDEPENDENCE ASSESSMENT:
    The Leggett frequency propagates alpha-dependence through the BCS chain:
    alpha -> S_alpha -> g^2 -> lambda_BCS -> Delta -> V_phase/T_phase -> omega_L
    The exponential BCS gap equation amplifies the coupling change,
    but the Leggett frequency involves ratios (V/T) that partially cancel.

  Total runtime: {dt_total:.1f}s
""")
